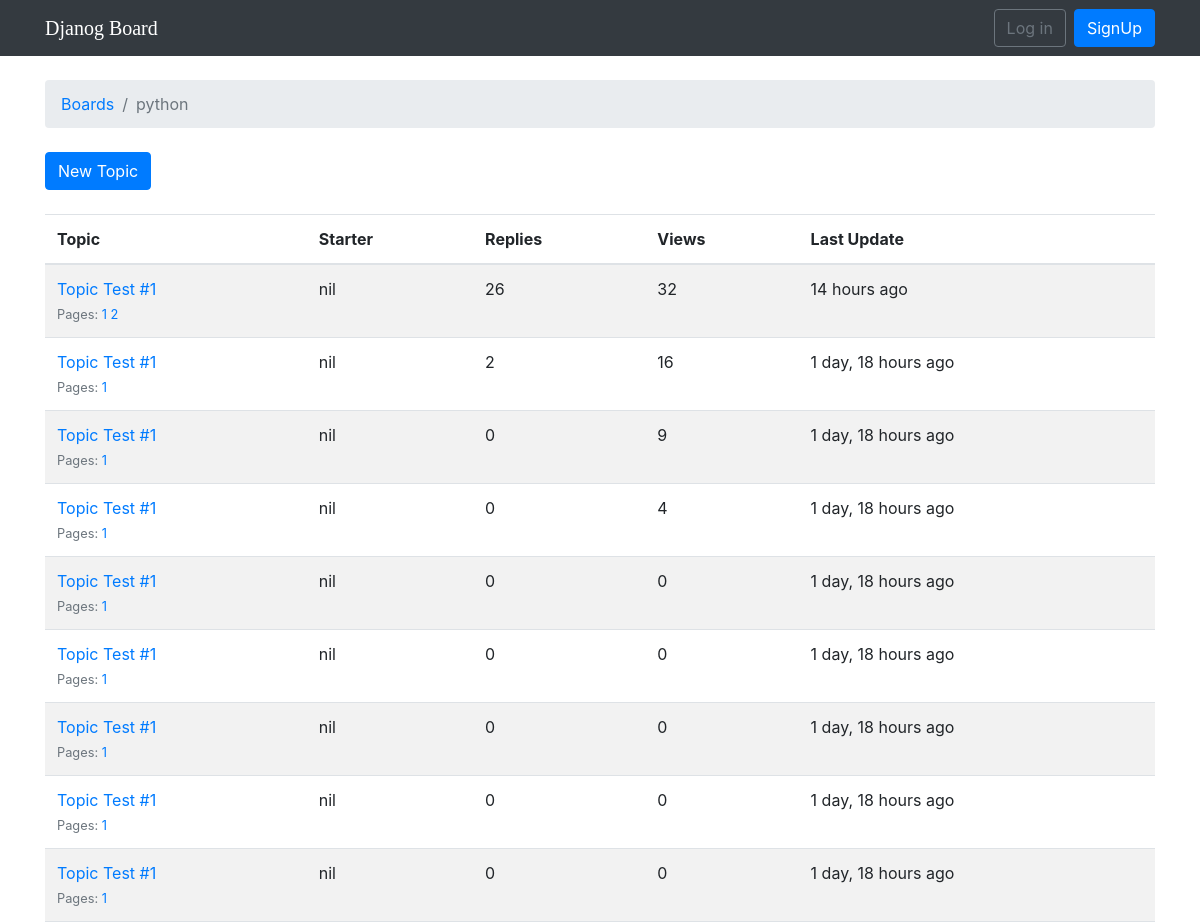
The app's page /boards/1/ (upper part), older data.
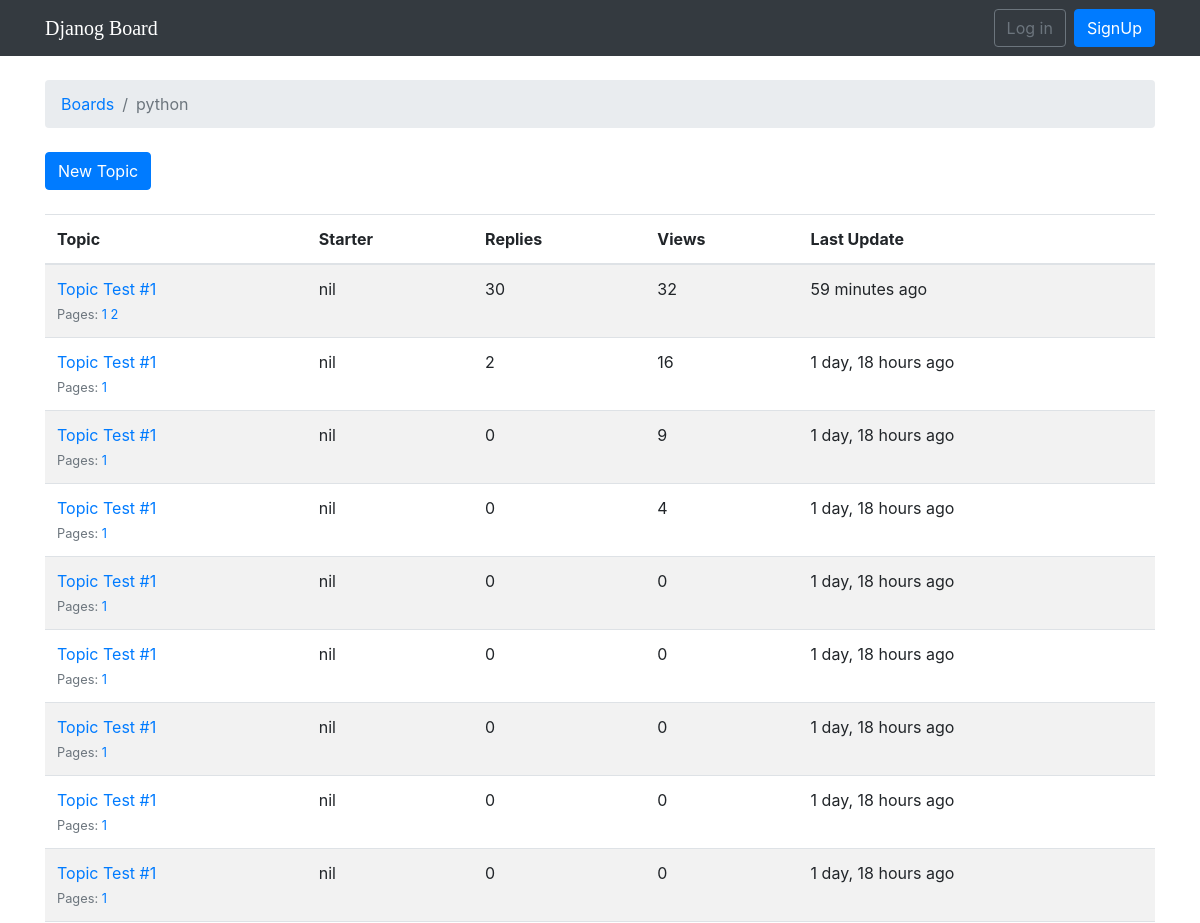
The same page, newer data.
### djforum/models.py (models this page shows, shortened)
class Topic(models.Model):
	subject = models.CharField(max_length = 255)
	last_updated = models.DateTimeField(auto_now_add = True)
	board = models.ForeignKey(Board, on_delete = models.CASCADE, related_name = 'topics')
	starter = models.ForeignKey(User, on_delete = models.CASCADE, related_name = 'topics')
	views = models.PositiveIntegerField(default = 0)
	def get_page_count(self):
		count = self.posts.count()
		pages = count / 20
		return math.ceil(pages)
	def has_many_pages(self, count = None):
		if count is None:
			count = self.get_page_count()
		return count > 6
	def get_page_range(self):
		count = self.get_page_count()
		if self.has_many_pages(count):
			return range(1, 5)
		return range(1, count+1)

### djforum/views.py (the view)
# urls.py: path('boards/<int:pk>/', views.TopicListView.as_view(), name = 'board_topics'),
class TopicListView(ListView):
	model = Topic
	context_object_name = 'topics'
	template_name = 'topics.html'
	paginate_by = 20
	def get_context_data(self, **kwargs):
		kwargs['board'] = self.board
		return super().get_context_data(**kwargs)
	def get_queryset(self):
		self.board = get_object_or_404(Board, pk = self.kwargs.get('pk'))
		queryset = self.board.topics.order_by('-last_updated').annotate(replies=Count('posts')-1)
		return queryset

### templates/topics.html (shortened to what this page needs)
{% extends 'base.html' %}
{% load humanize %}
{% block breadcrumb %}
	<li class="breadcrumb-item"><a href="{% url 'home' %}">Boards</a></li>
	<li class="breadcrumb-item active">{{ board.name }}</li>
{% endblock breadcrumb %}
{% block content %}
	<div class="mb-4">
		<a href="{% url 'new_topic' board.pk %}" class="btn btn-primary">New Topic</a>
	</div>
	<table class="table table-striped mb-4">
		<thead class="thead-inverse">
			<tr>
				<th>Topic</th>
				<th>Starter</th>
				<th>Replies</th>
				<th>Views</th>
				<th>Last Update</th>
			</tr>
		</thead>
		<tbody>
			{% for topic in topics %}
				{% url 'topic_posts' board.pk topic.pk as topic_url %}
			<tr>
				<td>
					<p class="mb-0">
						<a href="{{ topic_url}}">{{topic.subject}}</a>
					</p>
					<small class="text-muted">
						Pages:
						{% for i in topic.get_page_range %}
							<a href="{{topic_url}}?page={{i}}">{{i}}</a>
						{% endfor %}
					</small>
				</td>
				<td>{{topic.starter.username}}</td>
				<td>{{topic.replies}}</td>
				<td>{{topic.views}}</td>
				<td>{{topic.last_updated|naturaltime}}</td>
			</tr>
			{% endfor %}
		</tbody>
	</table>
{% endblock content %}

Row changes from the older to the newer data that the page shows:
changed Topic: replies "26" → "30"; last_updated "14 hours ago" → "59 minutes ago"
